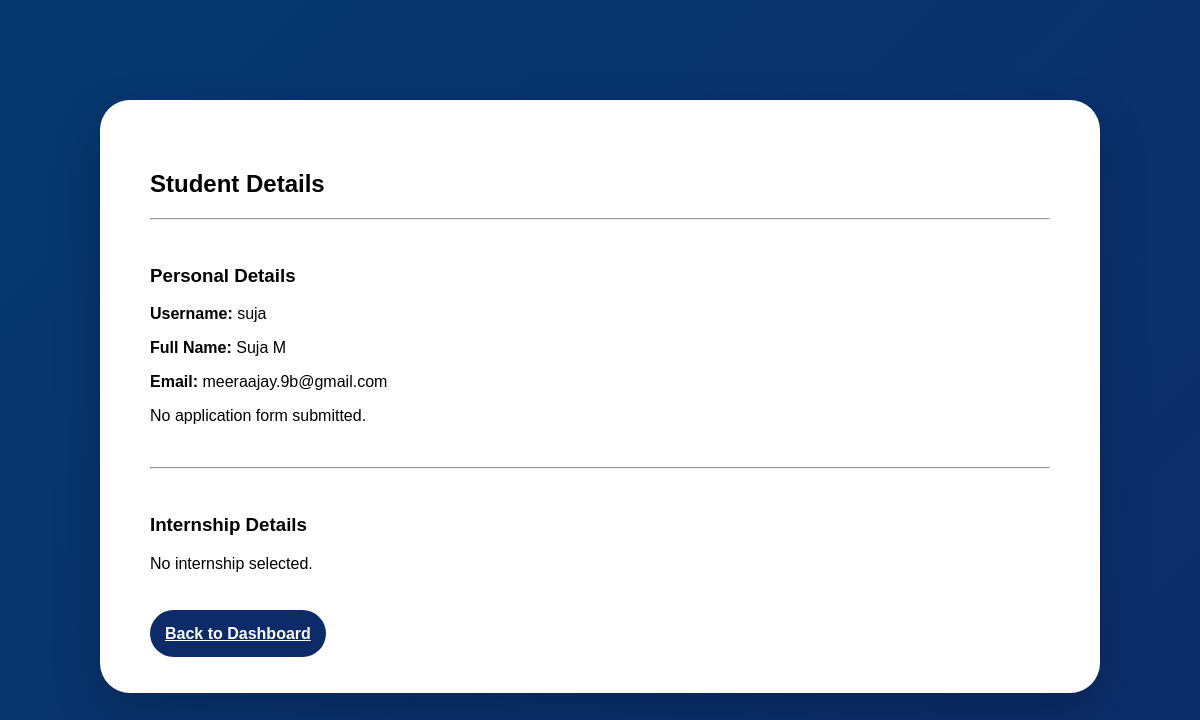
The app's page /view-student/2/ (signed in) with its own data.
### core/models.py (models this page shows, shortened)
class StudentProfile(models.Model):
    user = models.OneToOneField(User, on_delete=models.CASCADE)
    username = models.CharField(max_length=150)
    full_name = models.CharField(max_length=100)
    email = models.EmailField(unique=True)
    profile_photo = models.ImageField(upload_to='profile_photos/', blank=True, null=True)
    otp = models.CharField(max_length=6, blank=True, null=True)
    is_verified = models.BooleanField(default=False)

### core/views.py (the view)
# urls.py: path('view-student/<int:student_id>/', views.view_student, name='view_student'),
@login_required
def view_student(request, student_id):
    if not request.user.is_staff:
        return redirect('home')
    student = StudentProfile.objects.get(id=student_id)
    application = InternshipApplication.objects.filter(student=student).first()
    selection = InternshipSelection.objects.filter(student=student).first()
    return render(request, 'view_student.html', {
        'student': student,
        'application': application,
        'selection': selection
    })

### templates/view_student.html (shortened to what this page needs)
{% load static %}
<!DOCTYPE html>
<html>
<head>
    <link rel="stylesheet" href="{% static 'css/style.css' %}">
</head>
<body>
<section class="apply-page">
    <div class="apply-container">
        <h1>Student Details</h1>
        <hr><br>
        <h3>Personal Details</h3>
        <p><strong>Username:</strong> {{ student.username }}</p>
        <p><strong>Full Name:</strong> {{ student.full_name }}</p>
        <p><strong>Email:</strong> {{ student.email }}</p>
        {% if application %}
            <p><strong>Phone:</strong> {{ application.phone_number }}</p>
            <p><strong>College:</strong> {{ application.college_name }}</p>
            <p><strong>Course/Department:</strong> {{ application.course_department }}</p>
            <p><strong>Year/Semester:</strong> {{ application.year_semester }}</p>
            <p><strong>Skills:</strong> {{ application.skills }}</p>
            {% if application.resume %}
                <p><strong>Resume:</strong>
                    <a href="{{ application.resume.url }}" target="_blank">
                        View Resume
                    </a>
                </p>
            {% endif %}
        {% else %}
            <p>No application form submitted.</p>
        {% endif %}
        <br><hr><br>
        <h3>Internship Details</h3>
        {% if selection %}
            <p><strong>Internship ID:</strong> {{ selection.internship.internship_id }}</p>
            <p><strong>Internship Course:</strong> {{ selection.internship.title }}</p>
            <p><strong>Status:</strong> {{ selection.status }}</p>
            <p><strong>Applied On:</strong> {{ selection.applied_at }}</p>
        {% else %}
            <p>No internship selected.</p>
        {% endif %}
        <br><br>
        <a href="{% url 'admin_dashboard' %}" class="submit-btn">
            Back to Dashboard
        </a>
    </div>
</section>
</body>
</html>

### static/css/style.css (style rules this page uses)
html { scroll-behavior: smooth; }
body { font-family: Arial; margin: 0; padding: 0; background: #05386F; }
section { padding: 0; margin: 0; }
.apply-page { min-height: 100vh; padding: 100px 8%; background: linear-gradient(135deg, #05386F, #0e2b69); }
.apply-container { max-width: 900px; margin: auto; background: white; padding: 50px; border-radius: 30px; box-shadow: 0 20px 50px rgba(0,0,0,0.2); }
.submit-btn { margin-top: 10px; padding: 15px; border-radius: 40px; border: none; background: #0e2b69; color: white; font-size: 16px; font-weight: 600; cursor: pointer; transition: 0.3s; }

### records on screen
StudentProfile: username "suja", full_name "Suja M", email "meeraajay.9b@gmail.com"
